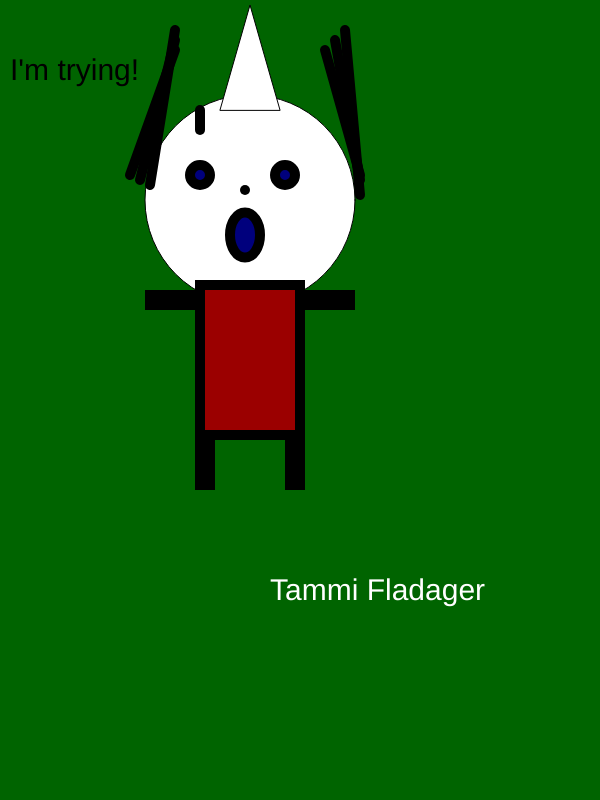
Frame 1 (no input)
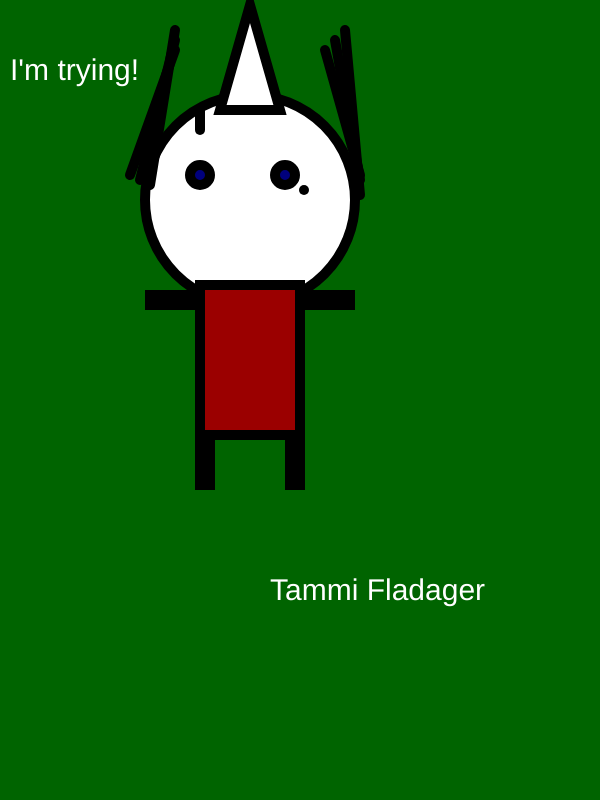
Frame 60 (no input)
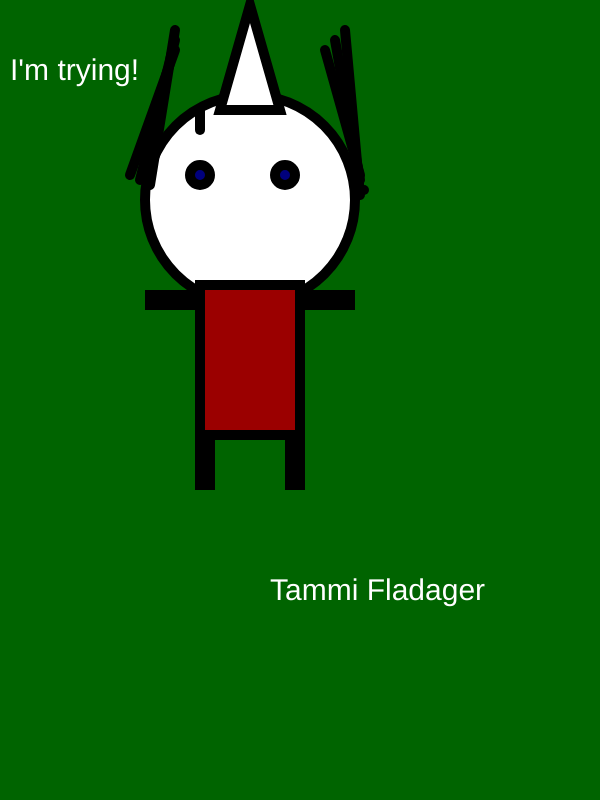
Frame 120 (the mouse pressed at the canvas centre since frame 60)

The p5.js sketch that drew these frames (run headless with seeded random() and noise() and a simulated clock; from frame 60 on, the mouse is pressed at the canvas centre):

// p5.js sketch
// ── sketch.js
var mouthX = 245;
var mouthY = 235;
var mouthDiameter1 = 30;
var mouthDiameter2 = 45;
var mouthDirection = 2;


var noseX = 245;
var noseY = 190;
var noseDirection = 1;

var hairX = 200;
var hairY = 110;
var hairDirection = 1;


function setup()
{
    createCanvas(600, 800);
}

function draw()
{
    background(0,100,0);
    textSize(30)
    text("I'm trying!", 10,80);

    // head
    fill(255, 255, 255);
    circle(250,200,210);
    triangle(220,110,250,5,280,110)
   
    // eyes
    strokeWeight(10);
    fill(0,0,125);
    circle(200,175,20);
    circle(285,175,20);

    // nose
    point(noseX,noseY);
    noseX+=noseDirection;
    if (noseX >=500 || noseX<= 75)
    {
        noseDirection *= -1;
    }
    
    // mouth
    ellipse(245, mouthY, 30, 45);
    mouthY += mouthDirection;
    if (mouthY >=0 || mouthY <=75)
    {
        mouthY *= -1;
    }
    // alright, I could have made that move up and down but I really like the effect!

    // hair
    line(200,110,200,130);
    line(130,175,175,50);
    line(140,180,175,40);
    line(150,185,175,30);
    line(325,50,360,175);
    line(335,40,360,180);
    line(345,30,360,195);
    
    // body
    fill(155,0,0);
    rect(200,285,100,150);
    
    // decoration
    fill(255);
    
    // right arm
    fill(10, 24, 5);
    rect(300,295,50,10);
    // left arm
    rect(150,295,50,10);
    // left leg
    rect(200,435,10,50);
    // right leg
    rect(290,435,10,50);
    
    fill(255,255,255);
    textSize(30);
    text("Tammi Fladager",270,600 );


}
